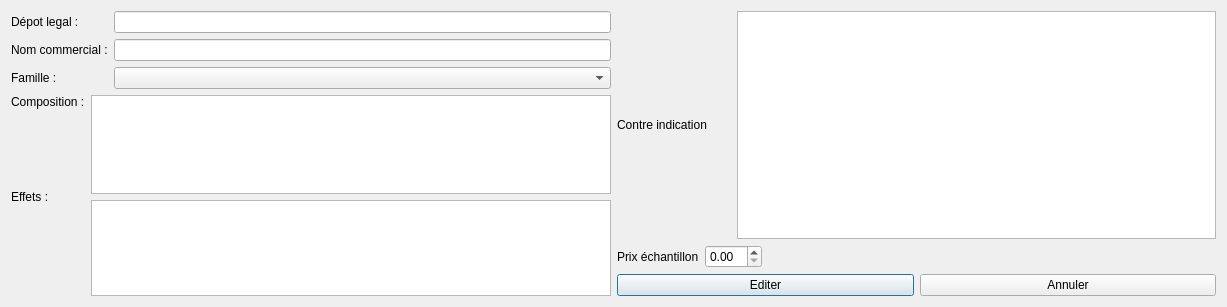
<?xml version="1.0" encoding="UTF-8"?>
<ui version="4.0">
 <class>addMedicament</class>
 <widget class="QDialog" name="addMedicament">
  <property name="geometry">
   <rect>
    <x>0</x>
    <y>0</y>
    <width>1227</width>
    <height>307</height>
   </rect>
  </property>
  <property name="windowTitle">
   <string>Dialog</string>
  </property>
  <layout class="QHBoxLayout" name="horizontalLayout_2">
   <item>
    <layout class="QGridLayout" name="gridLayout">
     <item row="0" column="0">
      <widget class="QLabel" name="label">
       <property name="text">
        <string>Dépot legal :</string>
       </property>
      </widget>
     </item>
     <item row="0" column="2">
      <widget class="QLineEdit" name="lineEditDepotLegal">
       <property name="text">
        <string/>
       </property>
      </widget>
     </item>
     <item row="1" column="0" colspan="2">
      <widget class="QLabel" name="label_2">
       <property name="text">
        <string>Nom commercial :</string>
       </property>
      </widget>
     </item>
     <item row="1" column="2">
      <widget class="QLineEdit" name="lineEditNomCommercial"/>
     </item>
     <item row="2" column="0">
      <widget class="QLabel" name="label_3">
       <property name="text">
        <string>Famille :</string>
       </property>
      </widget>
     </item>
     <item row="2" column="2">
      <widget class="QComboBox" name="comboBoxFamille"/>
     </item>
     <item row="3" column="0">
      <widget class="QLabel" name="label_4">
       <property name="text">
        <string>Composition :</string>
       </property>
      </widget>
     </item>
     <item row="3" column="1" rowspan="3" colspan="2">
      <widget class="QTextEdit" name="textEditComposition"/>
     </item>
     <item row="4" column="0">
      <spacer name="verticalSpacer">
       <property name="orientation">
        <enum>Qt::Vertical</enum>
       </property>
       <property name="sizeHint" stdset="0">
        <size>
         <width>20</width>
         <height>40</height>
        </size>
       </property>
      </spacer>
     </item>
     <item row="5" column="0" rowspan="2">
      <widget class="QLabel" name="label_5">
       <property name="text">
        <string>Effets :</string>
       </property>
      </widget>
     </item>
     <item row="6" column="1" rowspan="2" colspan="2">
      <widget class="QTextEdit" name="textEditEffets"/>
     </item>
     <item row="7" column="0">
      <spacer name="verticalSpacer_2">
       <property name="orientation">
        <enum>Qt::Vertical</enum>
       </property>
       <property name="sizeHint" stdset="0">
        <size>
         <width>20</width>
         <height>48</height>
        </size>
       </property>
      </spacer>
     </item>
    </layout>
   </item>
   <item>
    <layout class="QGridLayout" name="gridLayout_2">
     <item row="0" column="0" colspan="2">
      <widget class="QLabel" name="label_6">
       <property name="text">
        <string>Contre indication</string>
       </property>
      </widget>
     </item>
     <item row="0" column="2" colspan="2">
      <widget class="QTextEdit" name="textEditContreIndication"/>
     </item>
     <item row="1" column="0">
      <widget class="QLabel" name="label_7">
       <property name="text">
        <string>Prix échantillon</string>
       </property>
      </widget>
     </item>
     <item row="1" column="1" colspan="2">
      <widget class="QDoubleSpinBox" name="doubleSpinBoxPrixEchantillon">
       <property name="font">
        <font>
         <kerning>true</kerning>
        </font>
       </property>
       <property name="contextMenuPolicy">
        <enum>Qt::DefaultContextMenu</enum>
       </property>
      </widget>
     </item>
     <item row="1" column="3">
      <spacer name="horizontalSpacer">
       <property name="orientation">
        <enum>Qt::Horizontal</enum>
       </property>
       <property name="sizeHint" stdset="0">
        <size>
         <width>40</width>
         <height>20</height>
        </size>
       </property>
      </spacer>
     </item>
     <item row="2" column="0" colspan="4">
      <layout class="QHBoxLayout" name="horizontalLayout">
       <item>
        <widget class="QPushButton" name="pushButtonAddMedocAjouter">
         <property name="text">
          <string>Editer</string>
         </property>
         <property name="icon">
          <iconset resource="Images.qrc">
           <normaloff>:/enregistrer</normaloff>:/enregistrer</iconset>
         </property>
        </widget>
       </item>
       <item>
        <widget class="QPushButton" name="pushButtonAnnuler">
         <property name="text">
          <string>Annuler</string>
         </property>
         <property name="icon">
          <iconset resource="Images.qrc">
           <normaloff>:/quitter</normaloff>:/quitter</iconset>
         </property>
        </widget>
       </item>
      </layout>
     </item>
    </layout>
   </item>
  </layout>
 </widget>
 <resources>
  <include location="Images.qrc"/>
 </resources>
 <connections/>
</ui>
